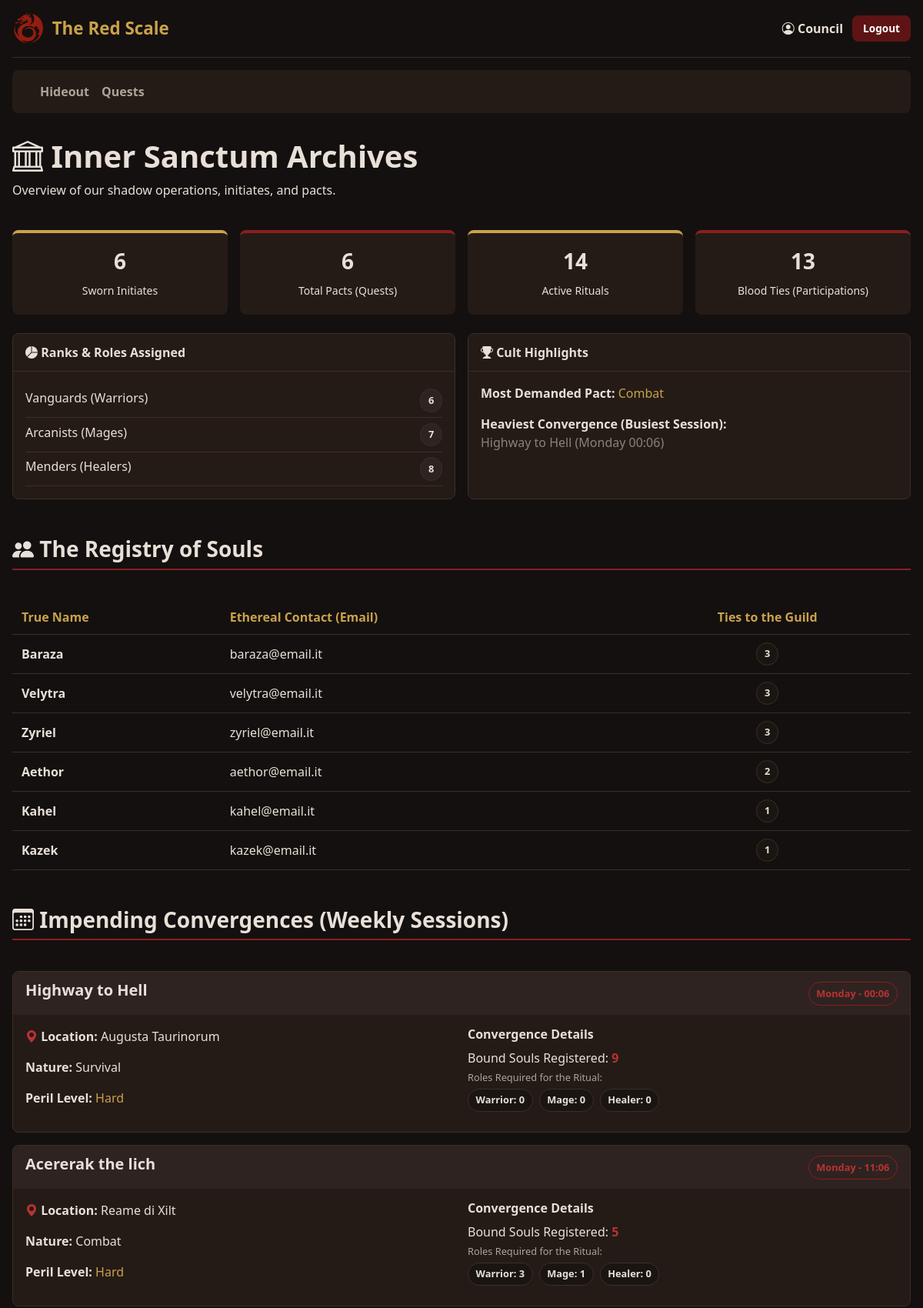
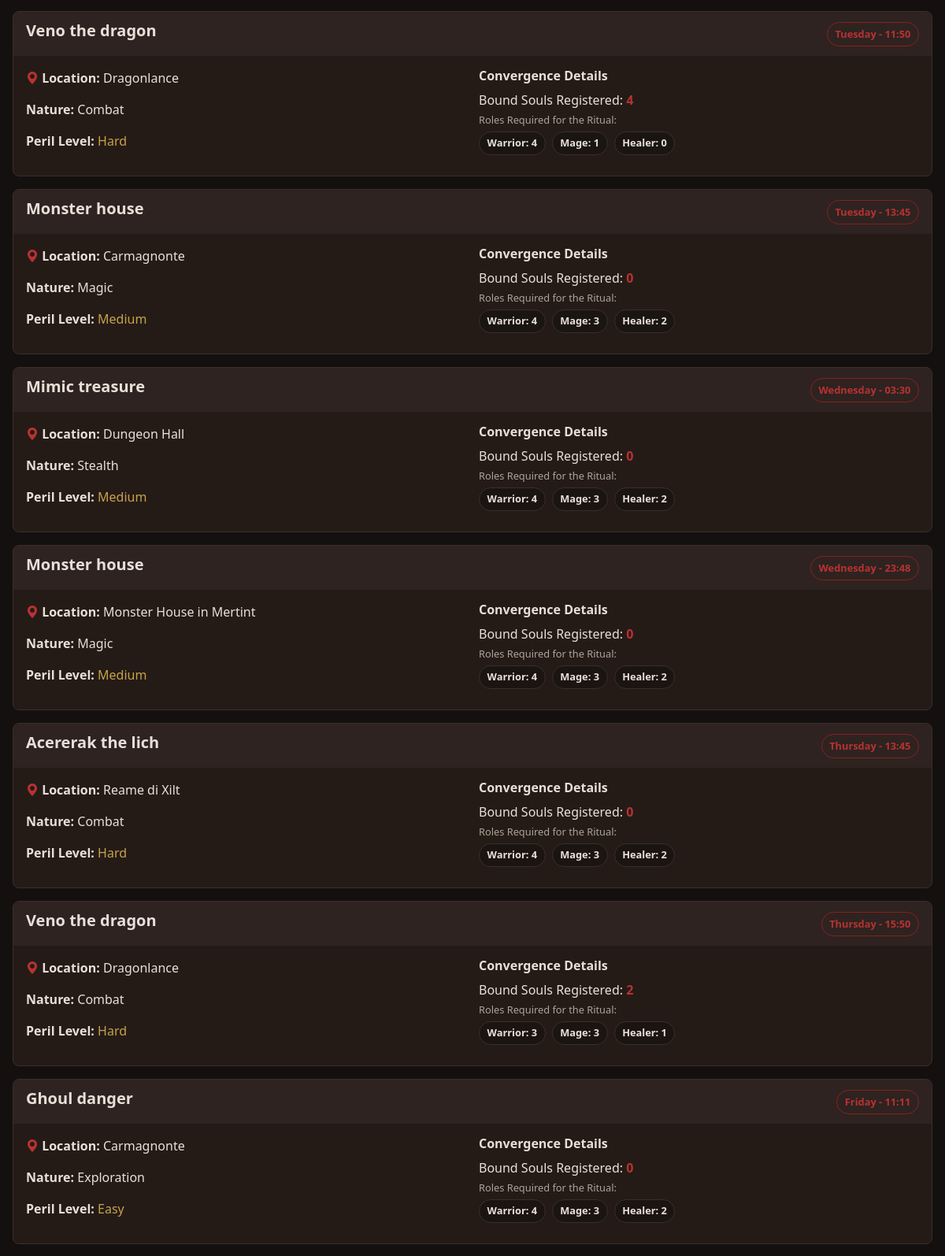
The page /council (signed in, upper part) on the database its author committed (2 pictures, top to bottom).
### tables this page shows
CREATE TABLE "users" (
	"id"	INTEGER NOT NULL,
	"name"	TEXT NOT NULL,
	"email"	TEXT NOT NULL UNIQUE,
	"password"	TEXT NOT NULL,
	"role"	INTEGER,
	"priority"	INTEGER NOT NULL,
	PRIMARY KEY("id" AUTOINCREMENT)
);

CREATE TABLE "quests" (
	"id"	INTEGER NOT NULL UNIQUE,
	"title"	TEXT NOT NULL,
	"duration"	INTEGER NOT NULL,
	"type"	TEXT NOT NULL,
	"difficulty"	TEXT NOT NULL,
	"description"	TEXT NOT NULL,
	"img"	TEXT NOT NULL,
	PRIMARY KEY("id" AUTOINCREMENT)
);

### app.py (the view)
@app.route("/council")
@login_required
def council_dashboard():
    if current_user.priority != 2:
        flash("Access denied. Guild Council Administrator members only.", "danger")
        return redirect(url_for("home"))
    stats = quests_dao.get_council_statistics()
    adventurers = users_dao.get_adventurers_for_council()
    sessions = quests_dao.get_council_sessions()
    return render_template("council.html", stats=stats, adventurers=adventurers, sessions=sessions)

### app.py (called while the page is built)
@login_manager.user_loader
def load_user(user_id):
    db_user = users_dao.get_user_by_id(user_id)
    if db_user:
        return User(
            id=db_user["id"],
            name=db_user["name"],
            email=db_user["email"],
            password=db_user["password"],
            role=db_user["role"],
            priority=db_user["priority"]
        )
    return None

### quests_dao.py (called while the page is built)
def get_db_connection():
    conn = sqlite3.connect(DB_NAME)
    conn.row_factory = sqlite3.Row
    return conn

def count_participants(session_id):
    query = "SELECT SUM(places) as total FROM participations WHERE session_id = ?"
    conn = get_db_connection()
    cursor = conn.cursor()
    cursor.execute(query, (session_id,))
    result = cursor.fetchone()
    conn.close()
    return result['total'] if result['total'] else 0

def get_available_role_spots(session_id, role):
    role = int(role)
    role_limits = {
        1: 4,
        2: 3,
        3: 2
    }
    max_spots = role_limits.get(role, 0)
    query = "SELECT SUM(places) as taken FROM participations WHERE session_id = ? AND role = ?"
    conn = get_db_connection()
    cursor = conn.cursor()
    cursor.execute(query, (session_id, role))
    result = cursor.fetchone()
    conn.close()
    taken = result['taken'] if result['taken'] else 0
    return max_spots - taken

### users_dao.py (called while the page is built)
def get_user_by_id(user_id):
    query = "SELECT * FROM users WHERE id = ?"
    conn = sqlite3.connect(DB_NAME)
    conn.row_factory = sqlite3.Row
    cursor = conn.cursor()
    cursor.execute(query, (user_id,))
    db_user = cursor.fetchone()
    conn.commit()
    cursor.close()
    conn.close()
    return db_user

def get_adventurers_for_council():
    conn = sqlite3.connect(DB_NAME)
    conn.row_factory = sqlite3.Row
    cursor = conn.cursor()
    query = """
        SELECT u.id, u.name, u.email,
               COALESCE(COUNT(p.id), 0) as total_participations
        FROM users u
        LEFT JOIN participations p ON u.id = p.user_id
        WHERE u.priority = 0
        GROUP BY u.id
        ORDER BY total_participations DESC
    """
    cursor.execute(query)
    adventurers = cursor.fetchall()
    conn.close()
    return [dict(row) for row in adventurers]

### templates/council.html (shortened to what this page needs)
{% extends 'base.html' %}
{% block content %}
<section class="cult-dashboard-header">
  <h1><i class="bi bi-bank"></i> Inner Sanctum Archives</h1>
  <p>Overview of our shadow operations, initiates, and pacts.</p>
</section>
<div class="cult-stats-grid">
  <div class="cult-stat-card border-gold">
    <h3>{{ stats.tot_adventurers }}</h3>
    <small>Sworn Initiates</small>
  </div>
  <div class="cult-stat-card border-red">
    <h3>{{ stats.tot_quests }}</h3>
    <small>Total Pacts (Quests)</small>
  </div>
  <div class="cult-stat-card border-gold">
    <h3>{{ stats.tot_sessions }}</h3>
    <small>Active Rituals</small>
  </div>
  <div class="cult-stat-card border-red">
    <h3>{{ stats.tot_participations }}</h3>
    <small>Blood Ties (Participations)</small>
  </div>
</div>
<div class="cult-info-grid">
  <div class="cult-panel">
    <div class="cult-panel-header">
      <i class="bi bi-pie-chart-fill"></i> Ranks & Roles Assigned
    </div>
    <div class="cult-panel-body">
      <ul class="cult-list">
        <li>Vanguards (Warriors) <span class="cult-badge">{{ stats.roles[1] }}</span></li>
        <li>Arcanists (Mages) <span class="cult-badge">{{ stats.roles[2] }}</span></li>
        <li>Menders (Healers) <span class="cult-badge">{{ stats.roles[3] }}</span></li>
      </ul>
    </div>
  </div>
  <div class="cult-panel">
    <div class="cult-panel-header">
      <i class="bi bi-trophy-fill"></i> Cult Highlights
    </div>
    <div class="cult-panel-body">
      <p class="cult-highlight-text">
        <strong>Most Demanded Pact:</strong>
        <span class="cult-text-gold">{{ stats.pop_type | capitalize }}</span>
      </p>
      <p class="cult-highlight-text">
        <strong>Heaviest Convergence (Busiest Session):</strong><br>
        <span class="cult-text-ash">{{ stats.top_session }}</span>
      </p>
    </div>
  </div>
</div>
<h3 class="cult-section-title"><i class="bi bi-people-fill"></i> The Registry of Souls</h3>
<div class="cult-table-wrapper">
  <table class="cult-table">
    <thead>
      <tr>
        <th>True Name</th>
        <th>Ethereal Contact (Email)</th>
        <th class="text-center">Ties to the Guild</th>
      </tr>
    </thead>
    <tbody>
      {% for adv in adventurers %}
      <tr>
        <td class="cult-fw-bold">{{ adv.name }}</td>
        <td>{{ adv.email }}</td>
        <td class="text-center"><span class="cult-badge badge-dark">{{ adv.total_participations }}</span></td>
      </tr>
      {% endfor %}
    </tbody>
  </table>
</div>
<h3 class="cult-section-title"><i class="bi bi-calendar3"></i> Impending Convergences (Weekly Sessions)</h3>
<div class="cult-sessions-list">
  {% for session in sessions %}
  <div class="cult-session-card">
    <div class="cult-session-header">
      <h5>{{ session.title }}</h5>
      <span class="cult-badge badge-outline">{{ session.day }} - {{ session.time }}</span>
    </div>
    <div class="cult-session-body">
      <div class="cult-session-left">
        <p><strong><i class="bi bi-geo-alt-fill cult-icon-red"></i> Location:</strong> {{ session.location }}</p>
        <p><strong>Nature:</strong> {{ session.type | capitalize }}</p>
        <p><strong>Peril Level:</strong> <span class="cult-text-gold">{{ session.difficulty | capitalize }}</span></p>
      </div>
      <div class="cult-session-right">
        <h6>Convergence Details</h6>
        <p class="cult-mb-1">Bound Souls Registered: <strong class="cult-text-red">{{ session.total_participants }}</strong></p>
        <p class="cult-label-small">Roles Required for the Ritual:</p>
        <div class="cult-role-badges">
          <span class="cult-badge badge-dark">Warrior: {{ session.rem_warrior }}</span>
          <span class="cult-badge badge-dark">Mage: {{ session.rem_mage }}</span>
          <span class="cult-badge badge-dark">Healer: {{ session.rem_healer }}</span>
        </div>
      </div>
    </div>
  </div>
  {% endfor %}
</div>
{% endblock %}

### templates/base.html (shortened to what this page needs)
<!DOCTYPE html>
<html lang="en">
<head>
  <link href="https://cdn.jsdelivr.net/npm/bootstrap@5.3.8/dist/css/bootstrap.min.css" rel="stylesheet">
  <link rel="stylesheet" href="https://cdn.jsdelivr.net/npm/bootstrap-icons@1.13.1/font/bootstrap-icons.min.css">
  <link rel="stylesheet" href="{{ url_for('static', filename='styles/styles.css') }}">
</head>
<body class="cult-layout">
  <div class="cult-container">
    <header class="cult-header">
      <a href="{{ url_for('home') }}" class="cult-brand">
        <img src="{{ url_for('static', filename='images/logo.png') }}" alt="The Red Scale Logo">
        <span>The Red Scale</span>
      </a>
      <ul class="cult-auth-menu">
        {% if current_user.is_authenticated %}
          {% if current_user.priority != 2 %}
            <li>
                <a href="{{ url_for('profile') }}" class="cult-user-link">
                    <i class="bi bi-person-circle"></i> {{ current_user.name }}
                </a>
            </li>
          {% elif current_user.priority == 2 %}
            <li>
                <a href="{{ url_for('council_dashboard') }}" class="cult-user-link">
                    <i class="bi bi-person-circle"></i> {{ current_user.name }}
                </a>
            </li>
          {% endif %}
        <li><a href="{{ url_for('logout') }}" class="btn-cult btn-cult-danger btn-cult-sm">Logout</a></li>
        {% endif %}
      </ul>
    </header>
    <nav class="navbar navbar-expand-lg cult-navbar">
      <div class="container-fluid">
        <div class="collapse navbar-collapse" id="navbarNav">
          <ul class="navbar-nav cult-nav-links">
            <li class="nav-item">
              <a class="nav-link {% block active_home %}{% endblock %}" href="{{ url_for('home') }}">Hideout</a>
            </li>
            <li class="nav-item">
              <a class="nav-link {% block active_all_quests %}{% endblock %}" href="{{ url_for('all_quests') }}">Quests</a>
            </li>
          </ul>
        </div>
      </div>
    </nav>
    <main class="cult-main-content">
      {% block content %}
      {% endblock %}
    </main>
  </div>
</body>
</html>

### rows shown on the page
users: name "Council"
users: name "Baraza", email "baraza@email.it", total_participations "3"
users: name "Velytra", email "velytra@email.it", total_participations "3"
users: name "Zyriel", email "zyriel@email.it", total_participations "3"
users: name "Aethor", email "aethor@email.it", total_participations "2"
users: name "Kahel", email "kahel@email.it", total_participations "1"
users: name "Kazek", email "kazek@email.it", total_participations "1"

### other values the page prints
{{ stats.tot_adventurers }} "6"
{{ stats.tot_quests }} "6"
{{ stats.tot_sessions }} "14"
{{ stats.tot_participations }} "13"
{{ stats.roles[1] }} "6"
{{ stats.roles[2] }} "7"
{{ stats.roles[3] }} "8"
{{ stats.pop_type | capitalize }} "Combat"
{{ stats.top_session }} "Highway to Hell (Monday 00:06)"
{{ session.title }} "Highway to Hell"
{{ session.day }} "Monday"
{{ session.time }} "00:06"
{{ session.location }} "Augusta Taurinorum"
{{ session.type | capitalize }} "Survival"
{{ session.difficulty | capitalize }} "Hard"
